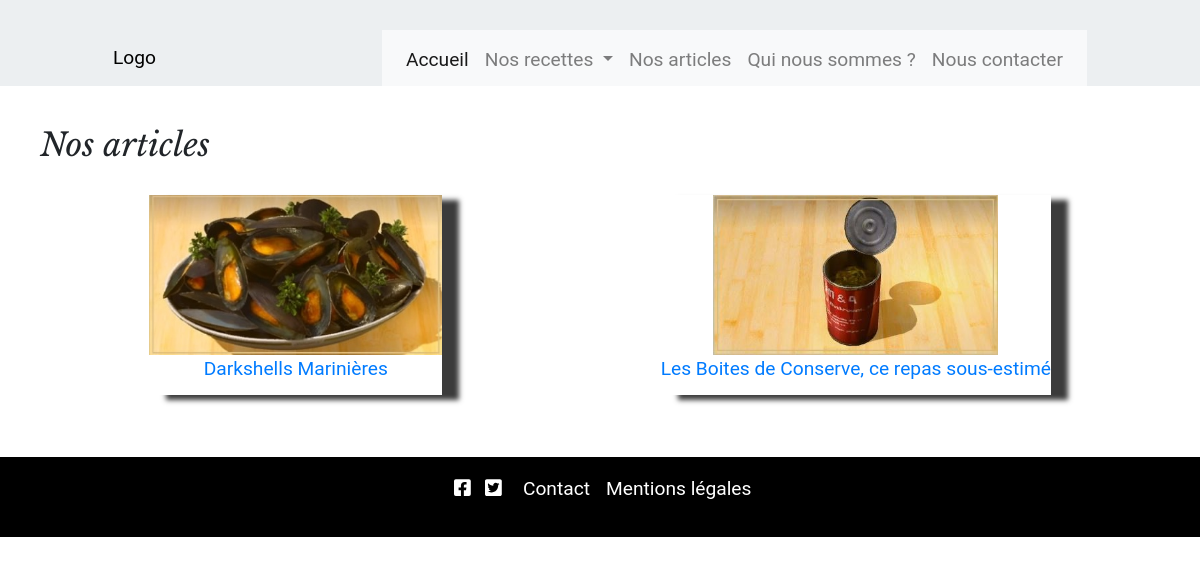
The app's page /front/nosarticles.php with its own data.
### tables this page shows
CREATE TABLE IF NOT EXISTS `article` (
  `idArticle` int(4) NOT NULL AUTO_INCREMENT,
  `titreArticle` varchar(50) DEFAULT NULL,
  `contenuArticle` varchar(5000) DEFAULT NULL,
  `dateArticle` date DEFAULT NULL,
  `idMembre` int(4) NOT NULL,
  `idRecette` int(4) NOT NULL,
  PRIMARY KEY (`idArticle`),
  KEY `fkMembre` (`idMembre`),
  KEY `fkRecetteArticle` (`idRecette`)
);

### front/nosarticles.php (the view, shortened to what this page needs)
<section id="pageRecette">
  <h2>Nos articles</h2>
<?php
  $base = connect();
  $requete= $base->query("SELECT * FROM article ORDER BY dateArticle DESC");
  while($ligne= $requete->fetch(PDO::FETCH_OBJ)){
    $image = $base->query("SELECT urlImage FROM image, recette WHERE recette.idImage = image.idImage AND idRecette = '".$ligne->idRecette."'")->fetch(PDO::FETCH_OBJ);
    $thumbnail = '<figure class="miniRecette">';
    $thumbnail .= '<a href="article.php?idArticle='.$ligne->idArticle.'">';
    $image->urlImage = str_replace("_p", "_g", $image->urlImage);
    $thumbnail .= '<img src="'.$image->urlImage.'" alt="'.$ligne->titreArticle.'">';
    $thumbnail .= '<figcaption>'.$ligne->titreArticle.'</figcaption>';
    $thumbnail .='</a>';
    $thumbnail .='</figure>';
    echo $thumbnail;
  }
?>
</section>

### css/front.css (style rules this page uses)
* { margin:0; padding:0; box-sizing:border-box; }
a,input, textarea { outline:none; }
h1, h2, h3 { font-family: "Libre Baskerville", serif; }
h2 { width:100%; }
a { text-decoration: none; display: inline-block; }
body { font-size: 1.2rem; font-family: 'Roboto', sans-serif; }
header { justify-content: space-around; align-items: center; padding-top:30px; background-color:#eceff1 ; }
header ul { display: flex; list-style: none; height: 5vh; position: relative; }
header a { color: #000; }
object { width: 15vw; height: 15vh; pointer-events: none; }
header nav { z-index: 100; }
header li { background-color: #f8f9fa; }
#pageRecette { display: flex; justify-content: space-around; flex-wrap: wrap; padding: 5vh; }
.miniRecette { height: 25vh; width: auto; box-shadow: 17px 5px 5px rgba(0, 0, 0, 0.767); margin: 2%; text-align: center; }
.miniRecette img { display: inline-block; height: 20vh; }
footer { background-color: #000; color: #fff; height: 10vh; justify-content: center; align-items: center; }
#reseauxSociaux { margin-bottom: 15px; }
#reseauxSociaux a { padding: 5px; }
footer a { color: #fff; }

### records on screen
article: titreArticle (picture), titreArticle "Darkshells Marinières"
article: shows a picture, titreArticle "Les Boites de Conserve, ce repas sous-estimé"
